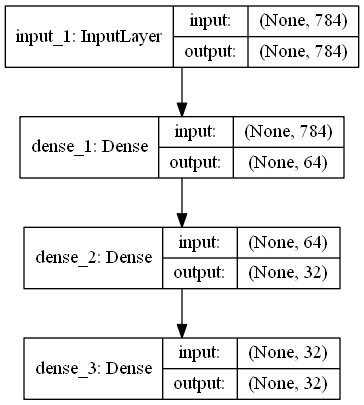
#> input picture recognitionalgorithm/model.png, 364 x 405 px, given in place of 8.jpeg, which was not available
$ jupyter execute imageProcess.ipynb
#> lines starting #> are read from the running program, lines starting #| are printed output that depends on the picture; pictures that were not available may be replaced by others from this repository, and a replacement may not be noted
[cell 1]
from IPython.display import Image, display

[cell 2]
display(Image(filename='./img/0.jpeg'))

[cell 3]
from PIL import Image
from IPython.display import display

[cell 4]
from PIL import Image
from IPython.display import display
pil_im = Image.open('./imgrgba/8.jpeg')
#> pil_im is the input picture: PIL image 364x405 RGBA; mean R, G, B, A 235.3, 235.3, 235.3, 255
display(pil_im)
newImage = pil_im.resize((150, 150))
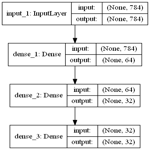
#> newImage: PIL image 150x150 RGBA; mean R, G, B, A 234.2, 234.2, 234.2, 255
display(newImage)

[cell 5]
pil_im = Image.open('./img/0.jpeg').convert('L')
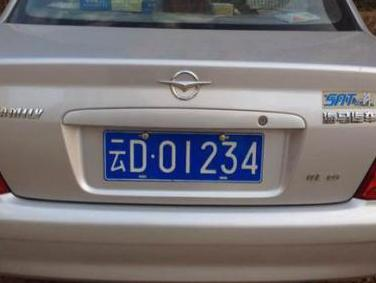
#> input picture recognitionalgorithm/云D01234.jpeg, 376 x 283 px, given in place of 0.jpeg, which was not available
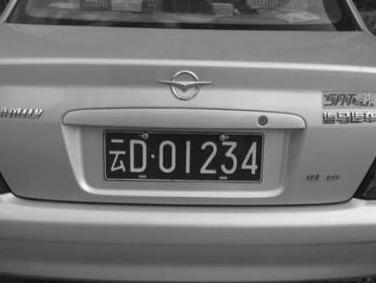
#> pil_im: PIL image 376x283 L; min 6, max 254, mean 118.9
display(pil_im)

[cell 6]
pil_im.thumbnail((50,50))
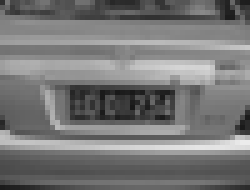
#> pil_im: PIL image 50x38 L (shown 5 times larger); min 24, max 236, mean 118.8

[cell 7]
display(pil_im)

[cell 8]
display(pil_im.resize((200,200)))
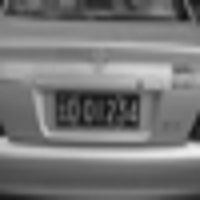
#> shown: PIL image 200x200 L; min 17, max 239, mean 118.8

[cell 9]
display(pil_im.rotate(45))
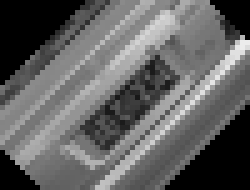
#> shown: PIL image 50x38 L (shown 5 times larger); min 0, max 236, mean 97.5

[cell 10]
from PIL import Image
from matplotlib.pyplot import *
import numpy as np
# %matplotlib inline

[cell 11]
im = np.array(Image.open('./img/10.jpg'))
#> im is the input picture: shape (283, 376, 3); mean R, G, B 121.4, 117.3, 120.5
imshow(im)
#> (this line was passed over: IPython is not available in this run)
x = [100, 100, 400, 400]
y = [200, 500, 200, 500]
plot(x, y, 'r*')
#> (this line was passed over: IPython is not available in this run)
plot(x[:2], y[:2])
#> (this line was passed over: IPython is not available in this run)
title('Ploting: "empire.jpg"')
#> (this line was passed over: IPython is not available in this run)
axis('off')
#> (this line was passed over: IPython is not available in this run)
show()

[cell 12]
im = np.array(Image.open('./img/10.jpg').convert('L'))
figure()
#> (this line was passed over: IPython is not available in this run)

gray()
#> (this line was passed over: IPython is not available in this run)
